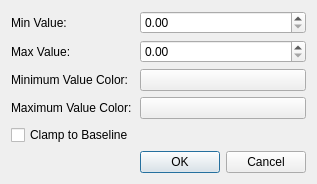
<?xml version="1.0" encoding="UTF-8"?>
<ui version="4.0">
 <class>WkfRingDataDialog</class>
 <widget class="QDialog" name="WkfRingDataDialog">
  <property name="modal">
   <bool>false</bool>
  </property>
  <layout class="QGridLayout" name="gridLayout">
   <item row="0" column="0">
    <widget class="QLabel" name="minValueLabel">
     <property name="text">
      <string>Min Value:</string>
     </property>
    </widget>
   </item>
   <item row="0" column="1">
    <widget class="QDoubleSpinBox" name="minValueBox">
    </widget>
   </item>
   <item row="1" column="0">
    <widget class="QLabel" name="maxValueLabel">
     <property name="text">
      <string>Max Value:</string>
     </property>
    </widget>
   </item>
   <item row="1" column="1">
    <widget class="QDoubleSpinBox" name="maxValueBox">
    </widget>
   </item>
   <item row="2" column="0">
    <widget class="QLabel" name="minValueColorLabel">
     <property name="text">
      <string>Minimum Value Color:</string>
     </property>
    </widget>
   </item>
   <item row="2" column="1">
    <widget class="UtQtColorButton" name="minValueColor">
    </widget>
   </item>
   <item row="3" column="0">
    <widget class="QLabel" name="maxValueColorLabel">
     <property name="text">
      <string>Maximum Value Color:</string>
     </property>
    </widget>
   </item>
   <item row="3" column="1">
    <widget class="UtQtColorButton" name="maxValueColor">
    </widget>
   </item>
   <item row="4" column="0">
    <widget class="QCheckBox" name="clampToBaseBox">
     <property name="text">
      <string>Clamp to Baseline</string>
     </property>
    </widget>
   </item>
   <item row="5" column="1">
    <widget class="QDialogButtonBox" name="buttonBox">
     <property name="standardButtons">
      <set>QDialogButtonBox::Cancel|QDialogButtonBox::Ok</set>
     </property>
    </widget>
   </item>
  </layout>
 </widget>
 <customwidgets>
  <customwidget>
   <class>UtQtColorButton</class>
   <extends>QPushButton</extends>
   <header>UtQtColorButton.hpp</header>
  </customwidget>
 </customwidgets>
</ui>
